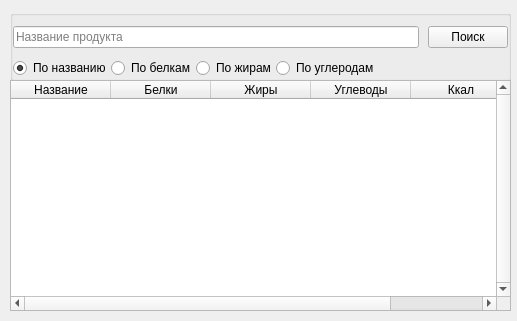
<?xml version="1.0" encoding="UTF-8"?>
<ui version="4.0">
 <class>ProductSeach</class>
 <widget class="QWidget" name="ProductSeach">
  <property name="geometry">
   <rect>
    <x>0</x>
    <y>0</y>
    <width>517</width>
    <height>321</height>
   </rect>
  </property>
  <property name="windowTitle">
   <string>Form</string>
  </property>
  <widget class="QGroupBox" name="groupBox">
   <property name="geometry">
    <rect>
     <x>10</x>
     <y>10</y>
     <width>501</width>
     <height>71</height>
    </rect>
   </property>
   <property name="title">
    <string/>
   </property>
   <layout class="QVBoxLayout" name="verticalLayout_3">
    <property name="spacing">
     <number>0</number>
    </property>
    <property name="leftMargin">
     <number>0</number>
    </property>
    <property name="topMargin">
     <number>0</number>
    </property>
    <property name="rightMargin">
     <number>0</number>
    </property>
    <property name="bottomMargin">
     <number>0</number>
    </property>
    <item>
     <layout class="QHBoxLayout" name="horizontalLayout_5">
      <item>
       <widget class="QStackedWidget" name="stackedWidget_2">
        <property name="currentIndex">
         <number>1</number>
        </property>
        <widget class="QWidget" name="page_3">
         <layout class="QHBoxLayout" name="horizontalLayout_6">
          <property name="leftMargin">
           <number>0</number>
          </property>
          <property name="topMargin">
           <number>0</number>
          </property>
          <property name="rightMargin">
           <number>9</number>
          </property>
          <property name="bottomMargin">
           <number>0</number>
          </property>
          <item>
           <widget class="QLabel" name="label_to">
            <property name="text">
             <string>От</string>
            </property>
           </widget>
          </item>
          <item>
           <widget class="QSpinBox" name="spinBox_calorieTo_2"/>
          </item>
          <item>
           <widget class="QLabel" name="label_from">
            <property name="text">
             <string>До</string>
            </property>
           </widget>
          </item>
          <item>
           <widget class="QSpinBox" name="spinBox_calorieFrom_2"/>
          </item>
          <item>
           <spacer name="horizontalSpacer_3">
            <property name="orientation">
             <enum>Qt::Horizontal</enum>
            </property>
            <property name="sizeHint" stdset="0">
             <size>
              <width>40</width>
              <height>20</height>
             </size>
            </property>
           </spacer>
          </item>
         </layout>
        </widget>
        <widget class="QWidget" name="page_4">
         <layout class="QHBoxLayout" name="horizontalLayout_7">
          <property name="leftMargin">
           <number>0</number>
          </property>
          <property name="topMargin">
           <number>0</number>
          </property>
          <property name="bottomMargin">
           <number>0</number>
          </property>
          <item>
           <widget class="QLineEdit" name="lineEdit_productName_2">
            <property name="text">
             <string/>
            </property>
            <property name="placeholderText">
             <string>Название продукта</string>
            </property>
           </widget>
          </item>
         </layout>
        </widget>
       </widget>
      </item>
      <item>
       <widget class="QPushButton" name="pushButton_search">
        <property name="text">
         <string>Поиск</string>
        </property>
       </widget>
      </item>
     </layout>
    </item>
    <item>
     <layout class="QHBoxLayout" name="horizontalLayout_8">
      <property name="spacing">
       <number>0</number>
      </property>
      <item>
       <widget class="QRadioButton" name="radioButton_productSearch">
        <property name="text">
         <string>По названию</string>
        </property>
        <property name="checked">
         <bool>true</bool>
        </property>
       </widget>
      </item>
      <item>
       <widget class="QRadioButton" name="radioButton_proteinSearch">
        <property name="text">
         <string>По белкам</string>
        </property>
       </widget>
      </item>
      <item>
       <widget class="QRadioButton" name="radioButton_fatsSearch">
        <property name="text">
         <string>По жирам</string>
        </property>
       </widget>
      </item>
      <item>
       <widget class="QRadioButton" name="radioButton_carbohydratesSearch">
        <property name="text">
         <string>По углеродам</string>
        </property>
       </widget>
      </item>
      <item>
       <spacer name="horizontalSpacer_4">
        <property name="orientation">
         <enum>Qt::Horizontal</enum>
        </property>
        <property name="sizeHint" stdset="0">
         <size>
          <width>40</width>
          <height>20</height>
         </size>
        </property>
       </spacer>
      </item>
     </layout>
    </item>
   </layout>
  </widget>
  <widget class="QTableWidget" name="tableWidget_products">
   <property name="geometry">
    <rect>
     <x>10</x>
     <y>80</y>
     <width>501</width>
     <height>231</height>
    </rect>
   </property>
   <property name="verticalScrollBarPolicy">
    <enum>Qt::ScrollBarAlwaysOn</enum>
   </property>
   <property name="editTriggers">
    <set>QAbstractItemView::NoEditTriggers</set>
   </property>
   <property name="alternatingRowColors">
    <bool>true</bool>
   </property>
   <property name="selectionBehavior">
    <enum>QAbstractItemView::SelectRows</enum>
   </property>
   <attribute name="verticalHeaderVisible">
    <bool>false</bool>
   </attribute>
   <attribute name="verticalHeaderShowSortIndicator" stdset="0">
    <bool>true</bool>
   </attribute>
   <column>
    <property name="text">
     <string>Название</string>
    </property>
   </column>
   <column>
    <property name="text">
     <string>Белки</string>
    </property>
   </column>
   <column>
    <property name="text">
     <string>Жиры</string>
    </property>
   </column>
   <column>
    <property name="text">
     <string>Углеводы</string>
    </property>
   </column>
   <column>
    <property name="text">
     <string>Ккал</string>
    </property>
   </column>
  </widget>
 </widget>
 <resources/>
 <connections/>
</ui>
